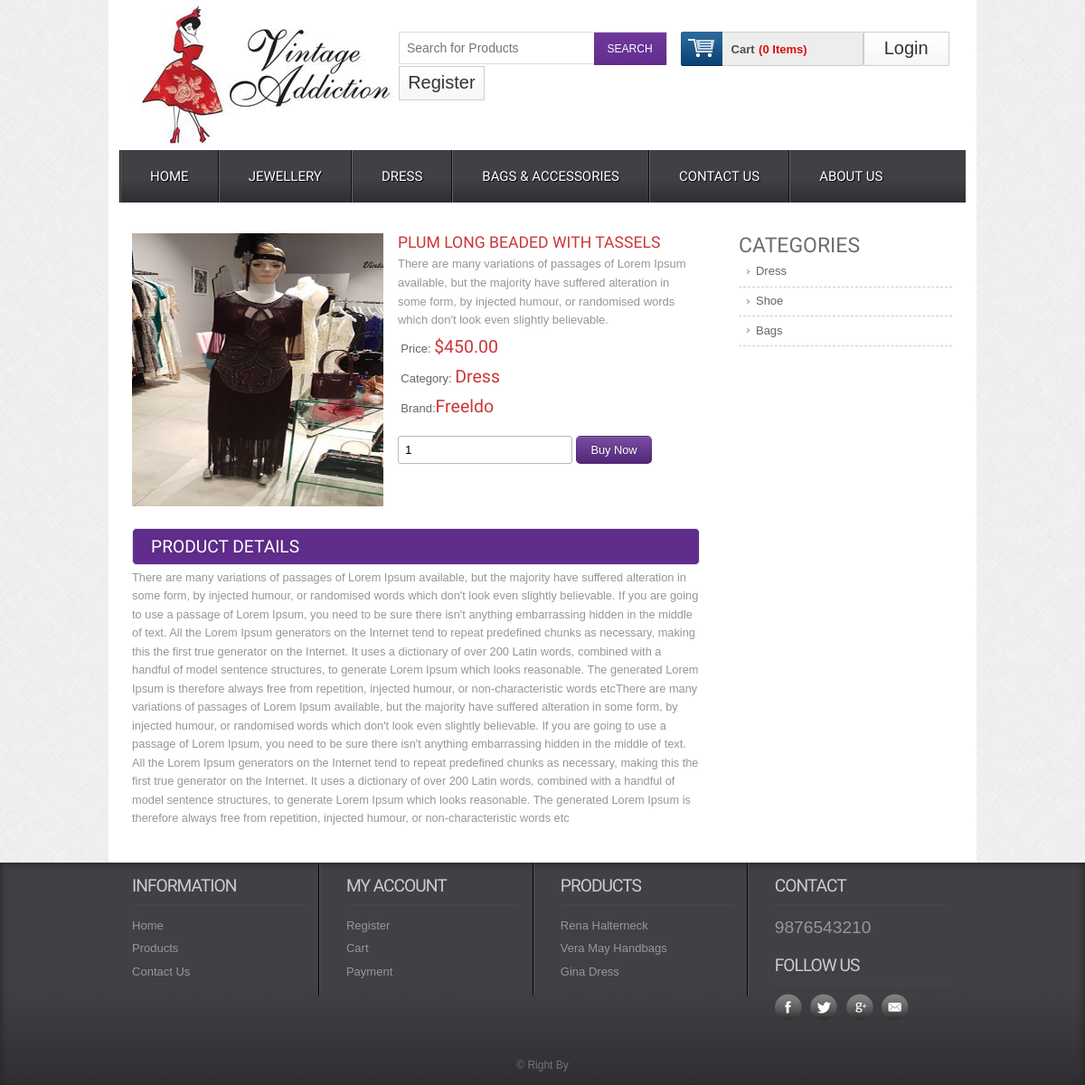
Page /single/3 on the committed database.
### tables this page shows
CREATE TABLE IF NOT EXISTS `tbl_product` (
`product_id` int(11) NOT NULL,
  `product_title` varchar(255) NOT NULL,
  `product_short_description` text NOT NULL,
  `product_long_description` text NOT NULL,
  `product_image` varchar(255) NOT NULL,
  `product_price` int(11) NOT NULL,
  `product_quantity` int(11) NOT NULL,
  `product_feature` tinyint(4) NOT NULL,
  `product_category` int(11) NOT NULL,
  `product_brand` int(11) NOT NULL,
  `product_author` int(11) NOT NULL,
  `product_view` int(11) NOT NULL DEFAULT '0',
  `published_date` timestamp NOT NULL DEFAULT CURRENT_TIMESTAMP,
  `publication_status` tinyint(4) NOT NULL
);

CREATE TABLE IF NOT EXISTS `tbl_category` (
`id` int(11) NOT NULL,
  `category_name` varchar(100) NOT NULL,
  `category_description` text NOT NULL,
  `publication_status` tinyint(4) NOT NULL COMMENT 'Published=1,Unpublished=0'
);

CREATE TABLE IF NOT EXISTS `tbl_brand` (
`brand_id` int(11) NOT NULL,
  `brand_name` varchar(255) NOT NULL,
  `brand_description` text NOT NULL,
  `publication_status` tinyint(4) NOT NULL
);

### application/controllers/Web.php (called while the page is built, shortened)
<?php
class Web extends CI_Controller {
    public function single($id) {
        $data = array();
        $data['get_single_product'] = $this->web_model->get_single_product($id);
        $data['get_all_category'] = $this->web_model->get_all_category();
        $this->load->view('web/inc/header');
        $this->load->view('web/pages/single', $data);
        $this->load->view('web/inc/footer');
    }
}

### index.php (called while the page is built, shortened)
<?php
require_once BASEPATH.'core/CodeIgniter.php';

### application/models/Web_Model.php (called while the page is built, shortened)
<?php
class Web_Model extends CI_Model {
    public function get_single_product($id) {
        $this->db->select('*');
        $this->db->from('tbl_product');
        $this->db->join('tbl_category', 'tbl_category.id=tbl_product.product_category');
        $this->db->join('tbl_brand', 'tbl_brand.brand_id=tbl_product.product_brand');
        $this->db->where('tbl_product.product_id', $id);
        $info = $this->db->get();
        return $info->row();
    }
    public function get_all_category() {
        $this->db->select('*');
        $this->db->from('tbl_category');
        $this->db->where('publication_status', 1);
        $info = $this->db->get();
        return $info->result();
    }
}

### application/views/web/pages/single.php (the view, shortened to what this page needs)
<div class="main">
    <div class="content">
        <div class="section group">
            <div class="cont-desc span_1_of_2">
                <div class="grid images_3_of_2">
                    <img src="<?php echo base_url('uploads/'.$get_single_product->product_image)?>" alt="" />
                </div>
                <div class="desc span_3_of_2">
                    <h2><?php echo $get_single_product->product_title?></h2>
                    <p><?php echo $get_single_product->product_short_description?></p>
                    <div class="price">
                        <p>Price: <span>$<?php echo $this->cart->format_number($get_single_product->product_price)?></span></p>
                        <p>Category: <span><?php echo $get_single_product->category_name?></span></p>
                        <p>Brand:<span><?php echo $get_single_product->brand_name?></span></p>
                    </div>
                    <div class="add-cart">
                        <form action="<?php echo base_url('save/cart');?>" method="post">
                            <input type="number" class="buyfield" name="qty" value="1"/>
                            <input type="submit" class="buysubmit" name="submit" value="Buy Now"/>
                        </form>
                    </div>
                </div>
                <div class="product-desc">
                    <h2>Product Details</h2>
                    <p><?php echo $get_single_product->product_long_description?></p>
                </div>
            </div>
            <div class="rightsidebar span_3_of_1">
                <h2>CATEGORIES</h2>
                <ul>
                    <?php foreach($get_all_category as $single_category){?>
                    <li><a href="<?php echo base_url('get/category/'.$single_category->id);?>"><?php echo $single_category->category_name?></a></li>
                    <?php }?>
                </ul>
            </div>
        </div>
    </div>
</div>

### application/views/web/inc/header.php (shortened to what this page needs)
<!DOCTYPE HTML>
<head>
    <link href="<?php echo base_url() ?>assets/web/css/style.css" rel="stylesheet" type="text/css" media="all"/>
    <link href="<?php echo base_url() ?>assets/web/css/menu.css" rel="stylesheet" type="text/css" media="all"/>
</head>
<body>
    <div class="wrap">
        <div class="header_top">
            <div class="logo">
                <a href="<?php echo base_url('/'); ?>"><img src="<?php echo base_url('uploads/'); ?><?php echo get_option('site_logo'); ?>" alt="" /></a>
            </div>
            <div class="header_top_right">
                <div class="search_box">
                    <form method="get" action="<?php echo base_url('search')?>">
                        <input type="text" placeholder="Search for Products" name="search">
                        <input type="submit" value="SEARCH">
                    </form>
                </div>
                <div class="shopping_cart">
                    <div class="cart">
                        <a href="<?php echo base_url('cart');?>" title="View my shopping cart" rel="nofollow">
                            <span class="cart_title">Cart</span>
                            <span class="no_product">(<?php echo $this->cart->total_items();?> Items)</span>
                        </a>
                    </div>
                </div>
                <?php
                $customer_id = $this->session->userdata('customer_id');
                if ($customer_id) {
                    ?>
                    <div class="login"><a href="<?php echo base_url('/customer/logout'); ?>">Logout</a></div>
                <?php } else {
                    ?>
                    <div class="login"><a href="<?php echo base_url('/customer/login'); ?>">Login</a></div>
                    <div class="login"><a href="<?php echo base_url('/customer/register'); ?>">Register</a></div>
                    <?php
                }
                ?>
            </div>
        </div>
        <div class="menu">
            <ul id="dc_mega-menu-orange" style="float:left" class="dc_mm-orange">
                <li class="<?php
                if ($this->uri->uri_string() == '') {
                    echo "active";
                }
                ?>"><a href="<?php echo base_url('/'); ?>">Home</a></li>
                <li class="<?php
                if ($this->uri->uri_string() == 'jewellery') {
                    echo "active";
                }
                ?>"><a href="<?php echo base_url('/get/category/2'); ?>">Jewellery</a> </li>
                <li class="<?php
                if ($this->uri->uri_string() == 'dress') {
                    echo "active";
                }
                ?>"><a href="<?php echo base_url('/get/category/1'); ?>">Dress</a> </li>
                <li class="<?php
                if ($this->uri->uri_string() == 'accessories') {
                    echo "active";
                }
                ?>"><a href="<?php echo base_url('/get/category/3'); ?>">Bags & Accessories</a> </li>
                <li class="<?php
                if ($this->uri->uri_string() == 'contact') {
                    echo "active";
                }
                ?>"><a href="<?php echo base_url('/contact'); ?>">Contact Us</a> </li>
                <li class="<?php
                if ($this->uri->uri_string() == 'about') {
                    echo "active";
                }
                ?>"><a href="<?php echo base_url('/about'); ?>">About Us</a> </li>
            </ul>
        </div>

### application/helpers/option_helper.php
<?php
function get_option($para){
   $op = & get_instance();
   $op->db->select($para);
   $op->db->from('tbl_option');
   $res = $op->db->get();
   $result =  $res->row();
   echo $result->$para;
}

### application/views/web/inc/footer.php (shortened to what this page needs)
</div>
<div class="footer">
    <div class="wrapper">
        <div class="section group">
            <div class="col_1_of_4 span_1_of_4">
                <h4>Information</h4>
                <ul>
                    <li><a href="http://localhost/shop/">Home</a></li>
                    <li><a href="http://localhost/shop/product">Products</a></li>
                    <li><a href="http://localhost/shop/contact">Contact Us</a></li>
                </ul>
            </div>
            <div class="col_1_of_4 span_1_of_4">
                <h4>My Account</h4>
                <ul>
                    <li><a href="http://localhost/shop/user_form">Register</a></li>
                    <li><a href="http://localhost/shop/cart">Cart</a></li>
                    <li><a href="http://localhost/shop/payment">Payment</a></li>
                </ul>
            </div>
            <div class="col_1_of_4 span_1_of_4">
                <h4>Products</h4>
                <ul>
                    <li><a href="http://localhost/shop/single/5">Rena Halterneck</a></li>
                    <li><a href="http://localhost/shop/single/4">Vera May Handbags</a></li>
                    <li><a href="http://localhost/shop/single/2">Gina Dress</a></li>
                </ul>
            </div>
            <div class="col_1_of_4 span_1_of_4">
                <h4>Contact</h4>
                <ul>
                    <li><span><?php echo get_option('site_contact_num1');?></span></li>
                </ul>
                <div class="social-icons">
                    <h4>Follow Us</h4>
                    <ul>
                        <li class="facebook"><a href="<?php echo get_option('site_facebook_link');?>" target="_blank"> </a></li>
                        <li class="twitter"><a href="<?php echo get_option('site_twitter_link');?>" target="_blank"> </a></li>
                        <li class="googleplus"><a href="<?php echo get_option('site_google_plus_link');?>" target="_blank"> </a></li>
                        <li class="contact"><a href="<?php echo get_option('site_email_link');?>" target="_blank"> </a></li>
                    </ul>
                </div>
            </div>
        </div>
        <div class="copy_right">
            <p><b><?php echo get_option('site_copyright');?></b></p>
        </div>
    </div>
</div>
<link href="<?php echo base_url()?>assets/web/css/flexslider.css" rel='stylesheet' type='text/css' />
</body>
</html>

### assets/web/css/menu.css (style rules this page uses)
ul.dc_mm-orange,ul.dc_mm-orange li { border:none; list-style:none; }
ul.dc_mm-orange { background: #414045; background: -moz-linear-gradient(top, #414045 55%, #2f2e33 100%); background: -webkit-gradient(linear, left top, left bottom, color-stop(55%,#414045), color-stop(100%,#2f2e33)); background: -webkit-linear-gradient(top, #414045 55%,#2f2e33 100%); background: -o-linear-gradient(top, #414045 55%,#2f2e33 100%); background: -ms-linear-gradient(top, #414045 55%,#2f2e33 100%); background: linear-gradient(to bottom, #414045 55%,#2f2e33 100%); filter: progid:DXImageTransform.Microsoft.gradient( startColorstr='#414045', endColorstr='#2f2e33',GradientType=0 ); font:normal 13px Arial,sans-serif; padding:0; position:relative; width:100%; }
ul.dc_mm-orange li { float:left; margin:0; padding:0; }
ul.dc_mm-orange li a { color:#fff; display:block; float:left; font-size:15px; padding:20px 32px; text-decoration:none; text-shadow:1px 1px 1px #000; text-transform:uppercase; font-family:'Doppio One', sans-serif; border-left:2px groove #636363; }

### rows in the picture
tbl_product: product_image (picture), product_title "PLUM LONG BEADED WITH TASSELS", product_short_description "There are many variations of passages of Lorem Ipsum available, but the majority have suffered alteration in some form, by injected humour, or randomised words which don't look even slightly believable.", product_price "450.00", tbl_category.category_name "Dress", tbl_brand.brand_name "Freeldo", product_long_description "There are many variations of passages of Lorem Ipsum available, but the majority have suffered alteration in some form, by injected humour, or randomised words which don't look even slightly believable. If you are going to use a passage of Lorem Ipsum, you need to be sure there isn't anything embarrassing hidden in the middle of text. All the Lorem Ipsum generators on the Internet tend to repeat predefined chunks as necessary, making this the first true generator on the Internet. It uses a dictionary of over 200 Latin words, combined with a handful of model sentence structures, to generate Lorem Ipsum which looks reasonable. The generated Lorem Ipsum is therefore always free from…"
tbl_category: category_name "Dress"
tbl_category: category_name "Shoe"
tbl_category: category_name "Bags"

### other values in the picture
$this->cart->total_items() "0"
$result->$para "9876543210 © Right By"
